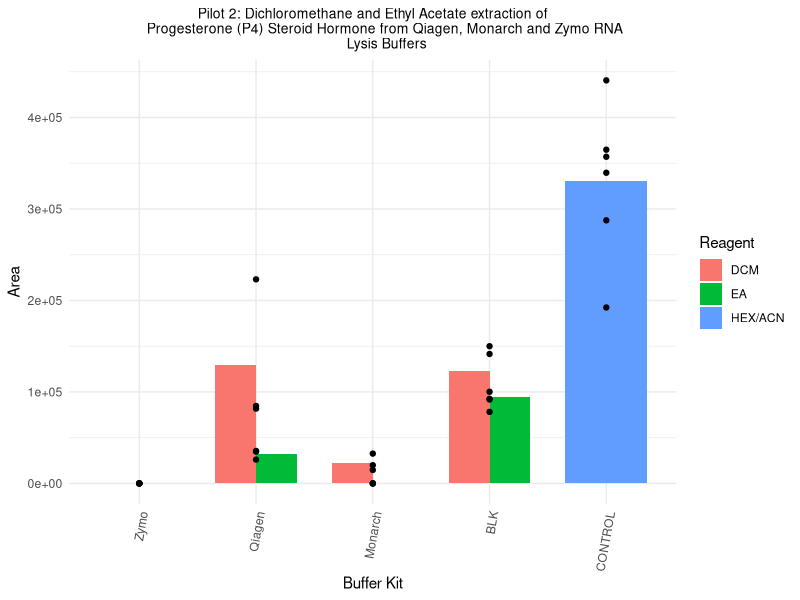
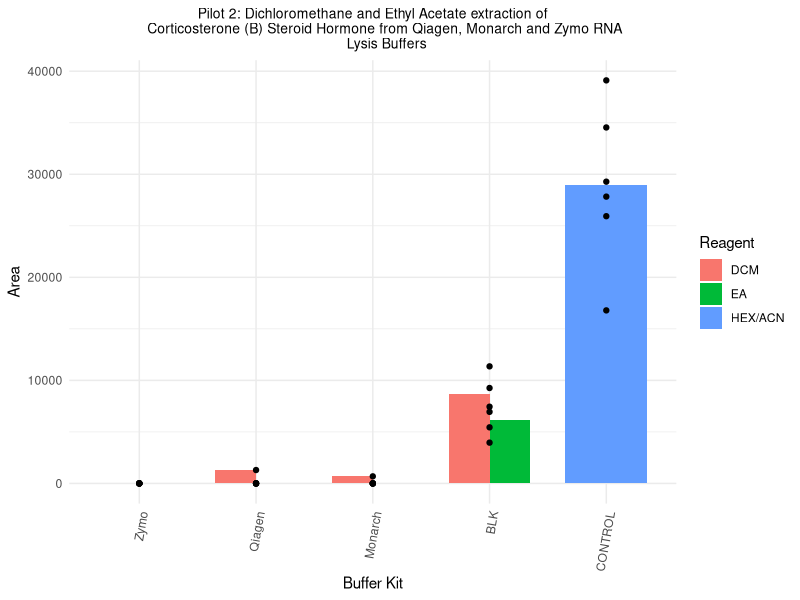
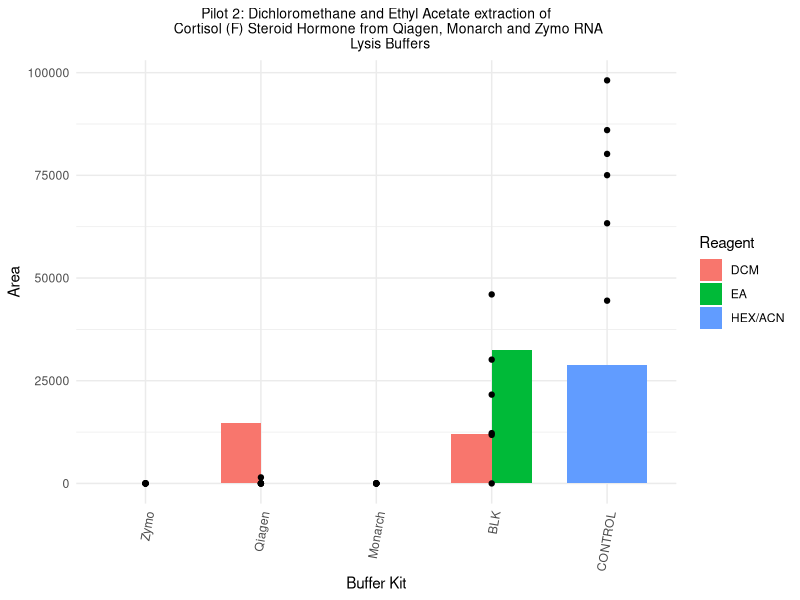

Here is the R script that generated these plots, in order:
## September 27 2023 - Pilot 2
# Reagents: Ethyl Acetate (EA) and Dichloromethane (DCM)

# Load necessary libraries
library(tidyverse)
library(ggplot2)
library(cowplot)
library(forcats)
library(dplyr)

# Initial read of data from MultiQuant
pilot2_indiv <- read.csv("data/sep27data_DCMEA3buffer.csv")
pilot2_data <- read.csv("data/sep27data_DCMEA3buffer_averaged.csv")


# Cleaning data types
pilot2_data_cleaned <- pilot2_data %>%
  mutate(avg_p4 = as.numeric(avg_p4)) %>% 
  mutate(avg_f = as.numeric(avg_f)) %>% 
  mutate(avg_b = as.numeric(avg_b)) %>% 
  mutate(reagent = as.factor(reagent)) %>%
  mutate(avg_p4 = coalesce(avg_p4, 0)) %>%  # Removal of NA values - keep?
  mutate(avg_f = coalesce(avg_f, 0)) %>% 
  mutate(avg_b = coalesce(avg_b, 0)) %>% 
  as.data.frame()

pilot2_data_cleaned

pilot2indiv_cleaned <- pilot2_indiv %>%
  mutate(area_p4 = as.numeric(area_p4)) %>% 
  mutate(area_f = as.numeric(area_f)) %>% 
  mutate(area_b = as.numeric(area_b)) %>% 
  mutate(reagent = as.factor(reagent)) %>%
  mutate(area_p4 = coalesce(area_p4, 0)) %>%  # Removal of NA values - keep?
  mutate(area_f = coalesce(area_f, 0)) %>% 
  mutate(area_b = coalesce(area_b, 0)) %>% 
  as.data.frame()

pilot2indiv_cleaned

# Plotting bar graph of pilot 2 area data per treatment
# P4 Progesterone graph
pilot2_bar_p4 <- 
  ggplot() +
  geom_bar(data = pilot2_data_cleaned,
           aes(x = fct_inorder(buffer),
               y = avg_p4,
               fill = reagent),
           stat = "identity",
           position = "dodge",
           width = 0.7,
           na.rm = TRUE,
           ) +
  geom_jitter(data = pilot2indiv_cleaned,
             aes(x = fct_inorder(buffer),
                 y = area_p4),
             stat = "identity",
             position = position_jitter(height = 0,
                                        width = 0)) +
  
  labs(title = "Pilot 2: Dichloromethane and Ethyl Acetate extraction of
       Progesterone (P4) Steroid Hormone from Qiagen, Monarch and Zymo RNA 
       Lysis Buffers",
       x = "Buffer Kit",
       y = "Area",
       fill = "Reagent"
       ) +
  
  theme_minimal() +
  theme(plot.title = element_text(hjust = 0.5, size = 10),
        axis.text.x = element_text(angle = 80, hjust = 1)
        )  

pilot2_bar_p4

# B Corticosterone graph
pilot2_bar_b <- 
  ggplot() +
  geom_bar(data = pilot2_data_cleaned,
           aes(x = fct_inorder(buffer),
               y = avg_b,
               fill = reagent),
           stat = "identity",
           position = "dodge",
           width = 0.7,
           na.rm = TRUE,
  ) +
  geom_jitter(data = pilot2indiv_cleaned,
              aes(x = buffer,
                  y = area_b),
              stat = "identity",
              position = position_jitter(height = 0,
                                         width = 0)) +
  
  labs(title = "Pilot 2: Dichloromethane and Ethyl Acetate extraction of
       Corticosterone (B) Steroid Hormone from Qiagen, Monarch and Zymo RNA 
       Lysis Buffers",
       x = "Buffer Kit",
       y = "Area",
       fill = "Reagent"
  ) +
  
  theme_minimal() +
  theme(plot.title = element_text(hjust = 0.5, size = 10),
        axis.text.x = element_text(angle = 80, hjust = 1)
  )  

pilot2_bar_b

# F Cortisol graph
pilot2_bar_f <- 
  ggplot() +
  geom_bar(data = pilot2_data_cleaned,
           aes(x = fct_inorder(buffer),
               y = avg_f,
               fill = reagent),
           stat = "identity",
           position = "dodge",
           width = 0.7,
           na.rm = TRUE,
  ) +
  geom_jitter(data = pilot2indiv_cleaned,
              aes(x = buffer,
                  y = area_f),
              stat = "identity",
              position = position_jitter(height = 0,
                                         width = 0)) +
  
  labs(title = "Pilot 2: Dichloromethane and Ethyl Acetate extraction of
       Cortisol (F) Steroid Hormone from Qiagen, Monarch and Zymo RNA 
       Lysis Buffers",
       x = "Buffer Kit",
       y = "Area",
       fill = "Reagent"
  ) +
  
  theme_minimal() +
  theme(plot.title = element_text(hjust = 0.5, size = 10),
        axis.text.x = element_text(angle = 80, hjust = 1)
  )  

pilot2_bar_f


